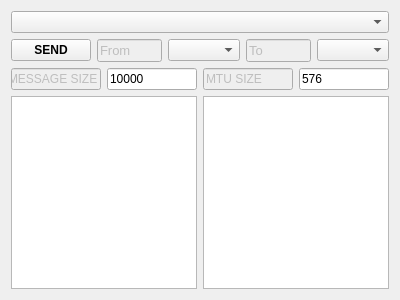
<?xml version="1.0" encoding="UTF-8"?>
<ui version="4.0">
 <class>Sender</class>
 <widget class="QWidget" name="Sender">
  <property name="geometry">
   <rect>
    <x>0</x>
    <y>0</y>
    <width>400</width>
    <height>300</height>
   </rect>
  </property>
  <property name="windowTitle">
   <string>Form</string>
  </property>
  <layout class="QGridLayout" name="gridLayout">
   <item row="0" column="0">
    <widget class="QComboBox" name="comboBox_3"/>
   </item>
   <item row="2" column="0">
    <layout class="QHBoxLayout" name="horizontalLayout_2">
     <item>
      <widget class="QLineEdit" name="lineEdit_3">
       <property name="enabled">
        <bool>false</bool>
       </property>
       <property name="font">
        <font>
         <pointsize>9</pointsize>
         <weight>50</weight>
         <bold>false</bold>
        </font>
       </property>
       <property name="text">
        <string>MESSAGE SIZE</string>
       </property>
      </widget>
     </item>
     <item>
      <widget class="QLineEdit" name="lineEdit_4">
       <property name="font">
        <font>
         <weight>50</weight>
         <bold>false</bold>
        </font>
       </property>
       <property name="text">
        <string>10000</string>
       </property>
      </widget>
     </item>
     <item>
      <widget class="QLineEdit" name="lineEdit_5">
       <property name="enabled">
        <bool>false</bool>
       </property>
       <property name="font">
        <font>
         <pointsize>9</pointsize>
         <weight>50</weight>
         <bold>false</bold>
        </font>
       </property>
       <property name="text">
        <string>MTU SIZE</string>
       </property>
      </widget>
     </item>
     <item>
      <widget class="QLineEdit" name="lineEdit_6">
       <property name="font">
        <font>
         <weight>50</weight>
         <bold>false</bold>
        </font>
       </property>
       <property name="text">
        <string>576</string>
       </property>
      </widget>
     </item>
    </layout>
   </item>
   <item row="1" column="0">
    <layout class="QHBoxLayout" name="horizontalLayout">
     <item>
      <widget class="QPushButton" name="pushButton">
       <property name="font">
        <font>
         <pointsize>9</pointsize>
         <weight>75</weight>
         <bold>true</bold>
        </font>
       </property>
       <property name="text">
        <string>SEND</string>
       </property>
      </widget>
     </item>
     <item>
      <widget class="QLineEdit" name="lineEdit">
       <property name="enabled">
        <bool>false</bool>
       </property>
       <property name="font">
        <font>
         <pointsize>10</pointsize>
         <weight>50</weight>
         <bold>false</bold>
        </font>
       </property>
       <property name="text">
        <string>From</string>
       </property>
      </widget>
     </item>
     <item>
      <widget class="QComboBox" name="comboBox"/>
     </item>
     <item>
      <widget class="QLineEdit" name="lineEdit_2">
       <property name="enabled">
        <bool>false</bool>
       </property>
       <property name="font">
        <font>
         <pointsize>10</pointsize>
         <weight>50</weight>
         <bold>false</bold>
        </font>
       </property>
       <property name="text">
        <string>To</string>
       </property>
      </widget>
     </item>
     <item>
      <widget class="QComboBox" name="comboBox_2"/>
     </item>
    </layout>
   </item>
   <item row="3" column="0">
    <layout class="QHBoxLayout" name="horizontalLayout_3">
     <item>
      <widget class="QTextEdit" name="textEdit_2"/>
     </item>
     <item>
      <widget class="QTextEdit" name="textEdit"/>
     </item>
    </layout>
   </item>
  </layout>
 </widget>
 <resources/>
 <connections/>
</ui>
